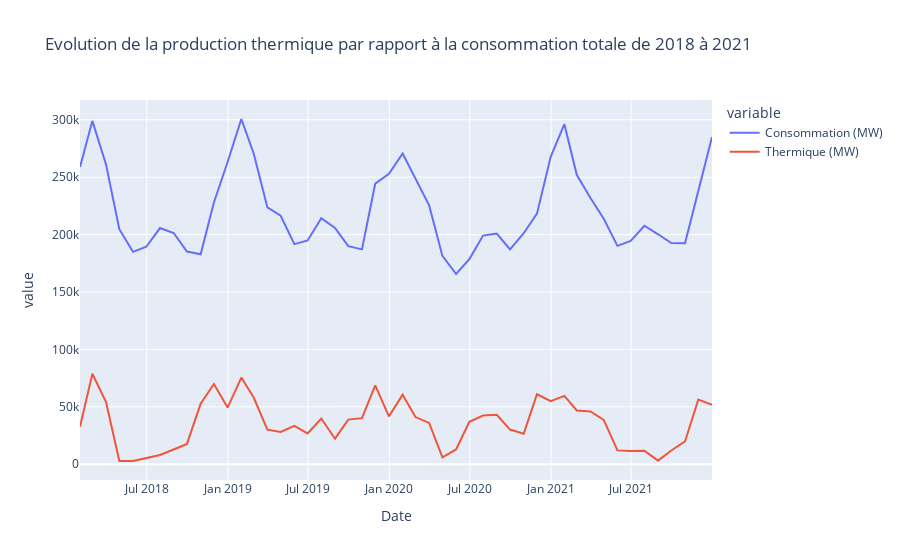

The notebook cell saved with this chart:
### Markdown cell above
Evolution production thermique par rapport à la production d'énergie

### Code cell
T=df_energy_weather[['Consommation (MW)','Thermique (MW)']]['2018':'2021'].resample('M').mean()
fig = px.line(T,title='Evolution de la production thermique par rapport à la consommation totale de 2018 à 2021')
fig.show()
#montrer la consommation globale.
#on soutien notre conso gràce à la production du thermique
